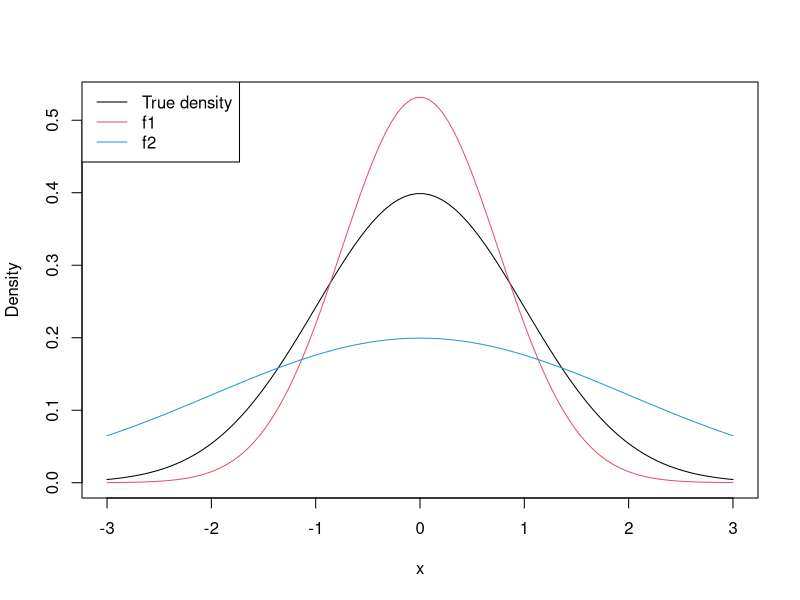
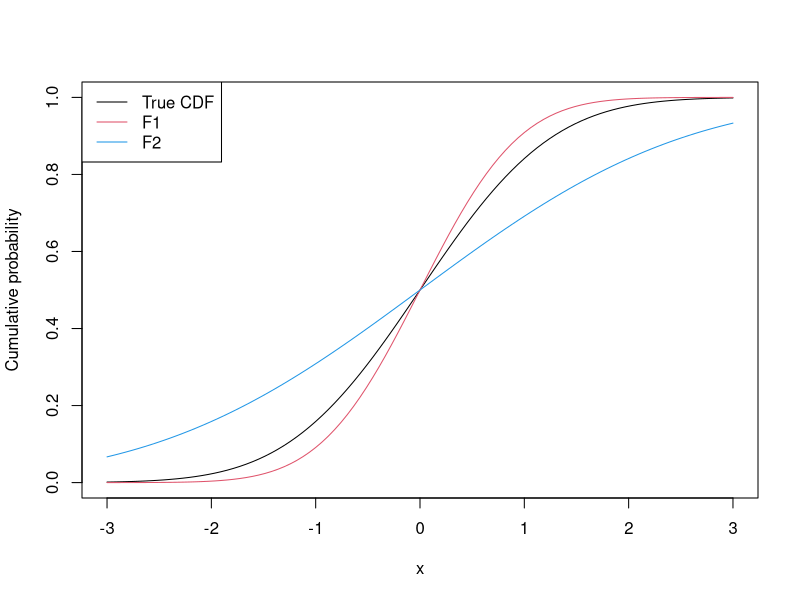
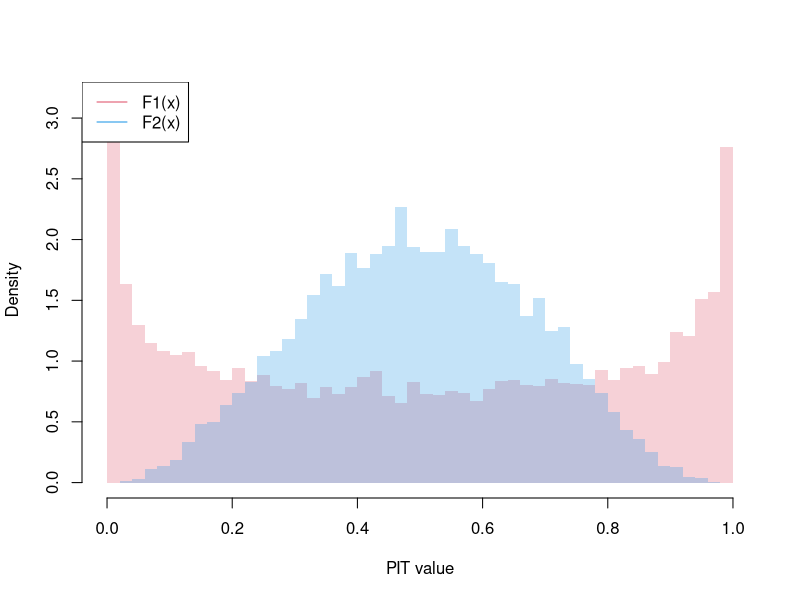
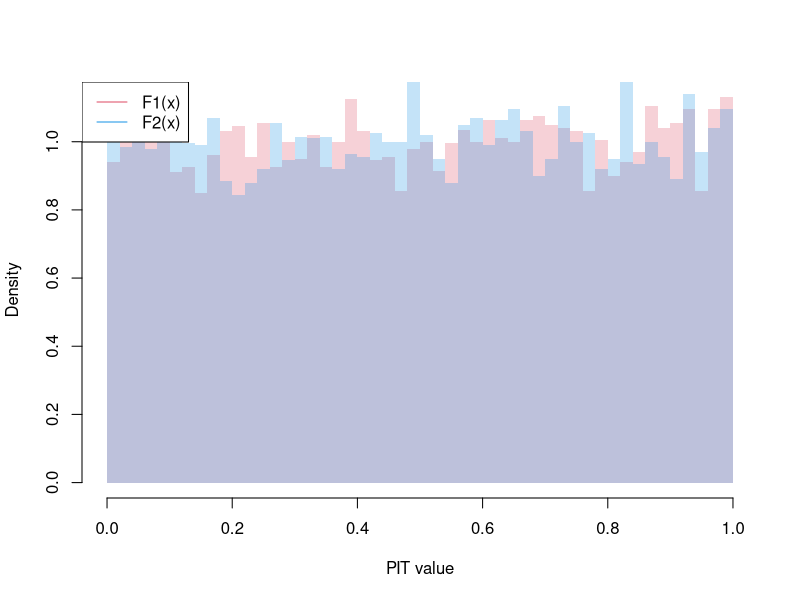
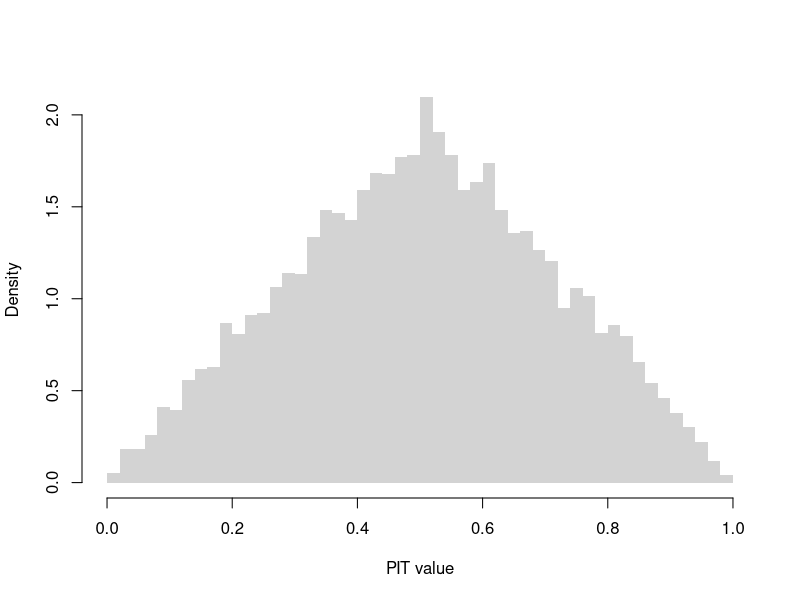

Recreate these plots in R, in order.
## ---- chunk 1
knitr::opts_chunk$set(dev = c("png", "pdf"), fig.path = "fig/",
                     cache = TRUE, autodep = TRUE, cache.comments = TRUE)
## ---- chunk 2
n = 10000
x = rnorm(n)
F1 = function(x) pnorm(x, sd = 0.75)  # Forecaster #1, underdispersed
F2 = function(x) pnorm(x, sd = 2)     # Forecaster #2, overdispersed

x0 = seq(-3, 3, length = 100)
cols = c(1, 2, 4)

# Plot the densities
matplot(x0, cbind(dnorm(x0), dnorm(x0, sd = 0.75), dnorm(x0, sd = 2)),
        col = cols, type = "l", lty = 1, xlab = "x", ylab = "Density")
legend("topleft", col = cols, lty = 1, legend = c("True density", "f1", "f2"))

# Plot the CDFs
matplot(x0, cbind(pnorm(x0), F1(x0), F2(x0)), col = cols, 
        type = "l", lty = 1, xlab = "x", ylab = "Cumulative probability")
legend("topleft", col = cols, lty = 1, legend = c("True CDF", "F1", "F2"))

# Plot the PIT values
hist(F1(x), breaks = 50, col = paste0(palette()[cols[2]], "44"), border = NA, 
     prob = TRUE, xlab = "PIT value", main = "")
hist(F2(x), breaks = 50, col = paste0(palette()[cols[3]], "44"), border = NA, 
     prob = TRUE, add = TRUE)
legend("topleft", col = cols[2:3], lty = 1, legend = c("F1(x)", "F2(x)"))
## ---- chunk 3
n = 10000
x1 = rnorm(n)
x2 = rnorm(n)

# The target variable has two random components: x1 and x2
x = x1 + x2

# Forecaster #1 knows the x1 component, and returns N(x1, 1) as its forecast
F1 = function(x) pnorm(x, mean = x1)

# Forecaster #2 knows the x2 component, and returns N(x2, 1) as its forecast
F2 = function(x) pnorm(x, mean = x2)

# Each one is PIT calibrated!
hist(F1(x), breaks = 50, col = paste0(palette()[2], "44"), border = NA, 
     prob = TRUE, xlab = "PIT value", main = "")
hist(F2(x), breaks = 50, col = paste0(palette()[4], "44"), border = NA, 
     prob = TRUE, add = TRUE)
legend("topleft", col = c(2, 4), lty = 1, legend = c("F1(x)", "F2(x)"))

# But what about the simple average ensemble? It is overdispersed!
F = function(x) (F1(x) + F2(x)) / 2
hist(F(x), breaks = 50, col = "lightgray", border = NA, prob = TRUE, 
     xlab = "PIT value", main = "")
